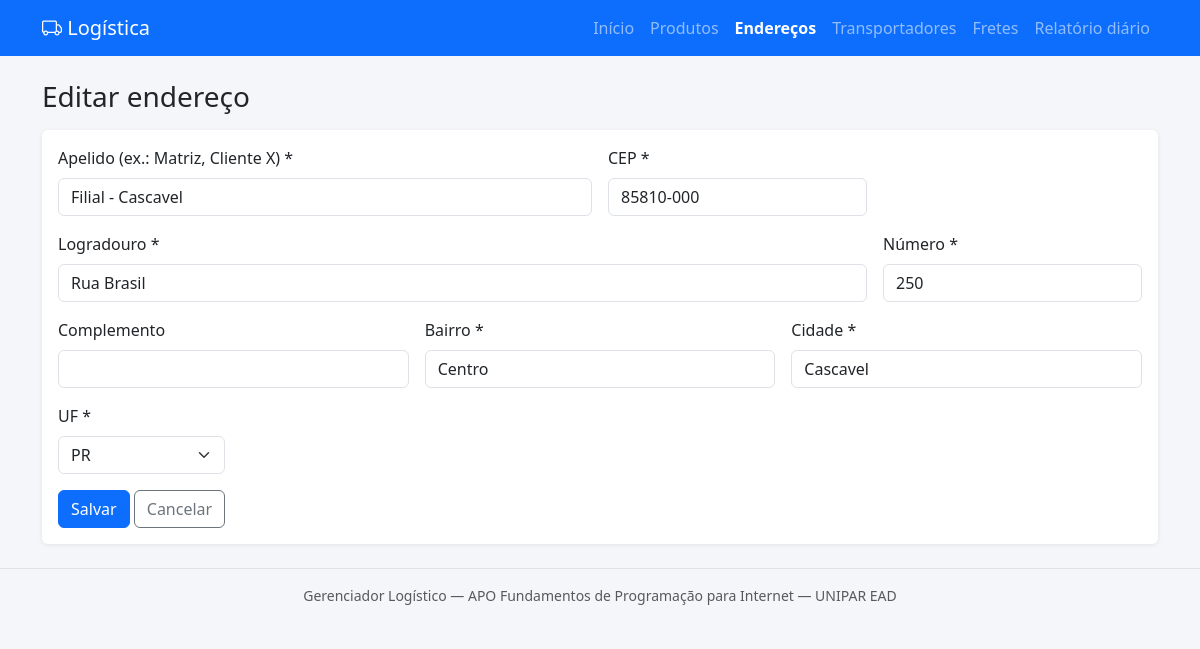
The page /enderecos/form.php?id=2 on the database its author committed.
### tables this page shows
CREATE TABLE IF NOT EXISTS enderecos (
    id INT AUTO_INCREMENT PRIMARY KEY,
    apelido VARCHAR(80) NOT NULL,
    cep VARCHAR(9) NOT NULL,
    logradouro VARCHAR(150) NOT NULL,
    numero VARCHAR(10) NOT NULL,
    complemento VARCHAR(80) NULL,
    bairro VARCHAR(80) NOT NULL,
    cidade VARCHAR(80) NOT NULL,
    uf CHAR(2) NOT NULL
);

### includes/helpers.php (called while the page is built, shortened)
<?php
require_once __DIR__ . '/db.php';
function e($valor): string
{
    return htmlspecialchars((string)$valor, ENT_QUOTES, 'UTF-8');
}

### includes/db.php (called while the page is built, shortened)
<?php
function db(): PDO
{
    static $pdo = null;
    $cfg = require __DIR__ . '/../config/config.php';
    $opcoes = [
        PDO::ATTR_ERRMODE => PDO::ERRMODE_EXCEPTION,
        PDO::ATTR_DEFAULT_FETCH_MODE => PDO::FETCH_ASSOC,
    ];
    try {
        if ($cfg['driver'] === 'sqlite') {
            $pdo = new PDO('sqlite:' . $cfg['sqlite_arquivo'], null, null, $opcoes);
            $pdo->exec('PRAGMA foreign_keys = ON');
        } else {
            $dsn = "mysql:host={$cfg['host']};port={$cfg['porta']};dbname={$cfg['banco']};charset=utf8mb4";
            $pdo = new PDO($dsn, $cfg['usuario'], $cfg['senha'], $opcoes);
        }
    } catch (PDOException $e) {
        http_response_code(500);
        exit('<h3>Não foi possível conectar ao banco.</h3>'
            . '<p>Inicie o MySQL no XAMPP e acesse <a href="instalar.php">instalar.php</a> '
            . 'para criar o banco e as tabelas.</p>');
    }
    return $pdo;
}
function consulta(string $sql, array $params = []): PDOStatement
{
    $st = db()->prepare($sql);
    $st->execute($params);
    return $st;
}

### enderecos/form.php (the view, shortened to what this page needs)
<?php
require_once __DIR__ . '/../includes/helpers.php';
$campos = ['apelido', 'cep', 'logradouro', 'numero', 'complemento', 'bairro', 'cidade', 'uf'];
$id = (int)($_GET['id'] ?? 0);
$a = array_fill_keys($campos, '');
if ($id) {
    $a = consulta('SELECT * FROM enderecos WHERE id = ?', [$id])->fetch();
}
$titulo = $id ? 'Editar endereço' : 'Novo endereço';
require __DIR__ . '/../includes/header.php';
?>
<h1 class="h3 mb-3"><?= e($titulo) ?></h1>
<form method="post" class="card"><div class="card-body row g-3">
    <div class="col-md-6">
        <label class="form-label">Apelido (ex.: Matriz, Cliente X) *</label>
        <input class="form-control" name="apelido" maxlength="80" required value="<?= e($a['apelido']) ?>">
    </div>
    <div class="col-md-3">
        <label class="form-label">CEP *</label>
        <input class="form-control" name="cep" data-mascara="cep" placeholder="00000-000" required value="<?= e($a['cep']) ?>">
    </div>
    <div class="col-md-9">
        <label class="form-label">Logradouro *</label>
        <input class="form-control" name="logradouro" maxlength="150" required value="<?= e($a['logradouro']) ?>">
    </div>
    <div class="col-md-3">
        <label class="form-label">Número *</label>
        <input class="form-control" name="numero" maxlength="10" required value="<?= e($a['numero']) ?>">
    </div>
    <div class="col-md-4">
        <label class="form-label">Complemento</label>
        <input class="form-control" name="complemento" maxlength="80" value="<?= e($a['complemento']) ?>">
    </div>
    <div class="col-md-4">
        <label class="form-label">Bairro *</label>
        <input class="form-control" name="bairro" maxlength="80" required value="<?= e($a['bairro']) ?>">
    </div>
    <div class="col-md-4">
        <label class="form-label">Cidade *</label>
        <input class="form-control" name="cidade" maxlength="80" required value="<?= e($a['cidade']) ?>">
    </div>
    <div class="col-md-2">
        <label class="form-label">UF *</label>
        <select class="form-select" name="uf" required>
            <?php foreach (UFS as $uf): ?>
                <option <?= $a['uf'] === $uf ? 'selected' : '' ?>><?= $uf ?></option>
            <?php endforeach; ?>
        </select>
    </div>
    <div class="col-12">
        <button class="btn btn-primary">Salvar</button>
        <a class="btn btn-outline-secondary" href="index.php">Cancelar</a>
    </div>
</div></form>
<?php require __DIR__ . '/../includes/footer.php'; ?>

### assets/css/style.css (style rules this page uses)
body { background: #f4f6f9; }
.card { border: 0; box-shadow: 0 1px 4px rgba(0, 0, 0, .08); }

### rows shown on the page
enderecos: apelido "Filial - Cascavel", cep "85810-000", logradouro "Rua Brasil", numero "250", bairro "Centro", cidade "Cascavel", uf "PR"

### other values the page prints
$rotulo "Início"
$rotulo "Produtos"
$rotulo "Endereços"
$rotulo "Transportadores"
$rotulo "Fretes"
$rotulo "Relatório diário"
$titulo "Editar endereço"
